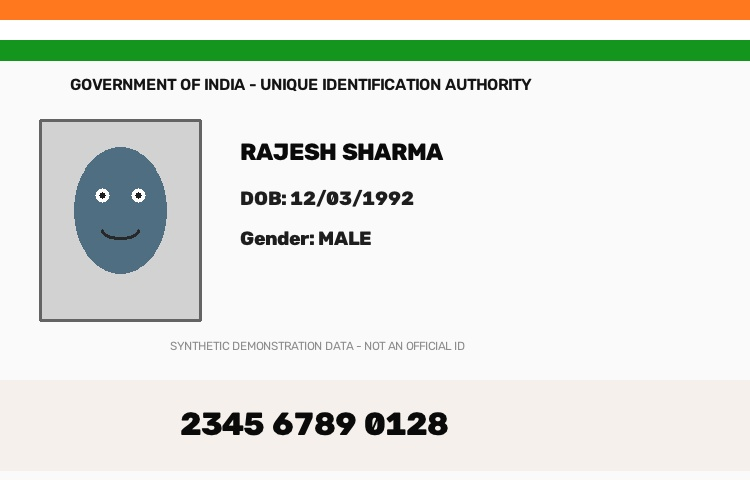
#> input picture backend/data/sample_documents/sample_aadhaar_genuine.jpg, 750 x 480 px
$ python -i ela_analyzer.py   (imports and definitions only)   (Python 2 division)
#> lines starting #> are read from the running program, lines starting #| are printed output that depends on the picture
import io
import cv2  # type: ignore
import numpy as np
from PIL import Image, ImageChops, ImageEnhance  # type: ignore
from typing import Dict, Any, Tuple

class ELAAnalyzer:
    """
    Performs Error Level Analysis (ELA) using Pillow to detect JPEG re-compression
    and digital manipulation anomalies.
    """

    def analyze(self, image_np: np.ndarray, jpeg_quality: int = 90) -> Tuple[float, np.ndarray, float, list[str], Dict[str, Any]]:
        """
        1. Resaves input image in memory at specified JPEG quality (90%).
        2. Computes absolute difference between original and recompressed image.
        3. Amplifies pixel differences.
        4. Calculates mean ELA anomaly score (0-100) and returns colorized ELA heatmap.
        Returns: (ela_score, heatmap_colored, confidence, flags, metadata)
        """
        flags = []
        metadata = {}

        if image_np is None or image_np.size == 0:
            return 0.0, np.zeros((100, 100, 3), dtype=np.uint8), 0.5, ["No image data for ELA"], metadata

        # Convert OpenCV BGR to PIL RGB
        orig_pil = Image.fromarray(cv2.cvtColor(image_np, cv2.COLOR_BGR2RGB))

        # Re-compress in memory
        buffer = io.BytesIO()
        orig_pil.save(buffer, "JPEG", quality=jpeg_quality)
        buffer.seek(0)
        recompressed_pil = Image.open(buffer)

        # Calculate absolute difference
        ela_pil = ImageChops.difference(orig_pil, recompressed_pil)

        # Extrema scaling & enhancement
        extrema = ela_pil.getextrema()
        max_diff = max([ex[1] for ex in extrema]) if extrema else 1
        scale = 255.0 / max(max_diff, 1)

        ela_enhanced = ImageEnhance.Brightness(ela_pil).enhance(scale * 0.7)
        ela_np = np.array(ela_enhanced)

        # Calculate mean ELA score
        gray_ela = cv2.cvtColor(ela_np, cv2.COLOR_RGB2GRAY)
        mean_diff = float(np.mean(gray_ela))
        std_diff = float(np.std(gray_ela))

        # Normalize score (0-100)
        ela_score = round(min(100.0, (mean_diff * 2.5) + (std_diff * 1.2)), 2)
        confidence = 0.75

        # Generate JET colorized heatmap
        heatmap_colored = cv2.applyColorMap(gray_ela, cv2.COLORMAP_JET)

        if ela_score > 35.0:
            flags.append(
                f"Potential manipulation indicator: Elevated ELA re-compression noise ({ela_score}/100) detected."
            )

        metadata = {
            "mean_pixel_difference": round(mean_diff, 2),
            "pixel_std_dev": round(std_diff, 2),
            "jpeg_recompression_quality": jpeg_quality,
            "max_difference_detected": max_diff
        }

        return ela_score, heatmap_colored, confidence, flags, metadata

>>> import cv2
>>> picture = cv2.imread('../../../data/sample_documents/sample_aadhaar_genuine.jpg', cv2.IMREAD_GRAYSCALE)
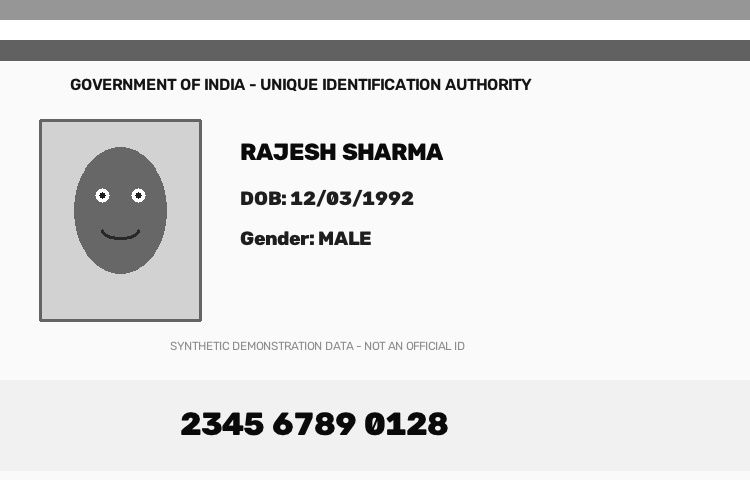
#> picture: shape (480, 750); min 2, max 255, mean 223.7
>>> result = ELAAnalyzer().analyze(picture)
#> in analyze, `ela_pil = ImageChops.difference(orig_pil, recompressed_pil)`:
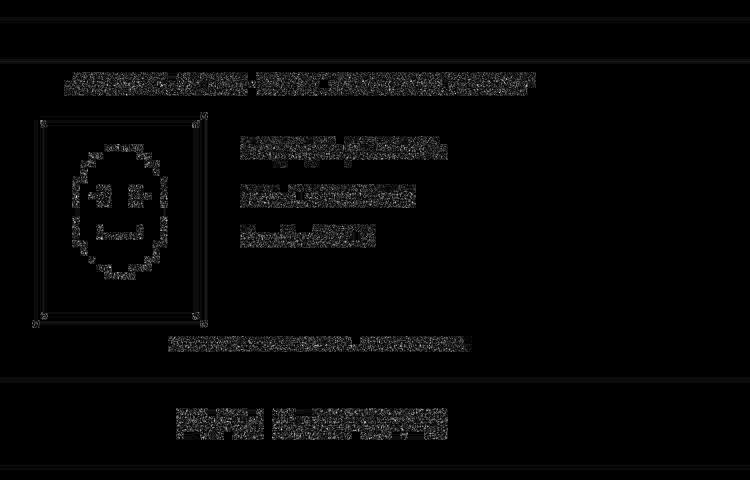
#> ela_pil: PIL image 750x480 RGB; min 0, max 20, mean 0.421; drawn with min black and max white
#> in analyze, `extrema = ela_pil.getextrema()`: extrema = ((0, 20), (0, 20), (0, 20))
#> in analyze, `max_diff = max([ex[1] for ex in extrema]) if extrema else 1`: max_diff = 20
#> in analyze, `scale = 255.0 / max(max_diff, 1)`: scale = 12.75
#> in analyze, `mean_diff = float(np.mean(gray_ela))`: mean_diff = 3.63
#> in analyze, `std_diff = float(np.std(gray_ela))`: std_diff = 11.62
#> in analyze, `ela_score = round(min(100.0, (mean_diff * 2.5) + (std_diff * 1.2)), 2)`: ela_score = 23.02
#> in analyze, `heatmap_colored = cv2.applyColorMap(gray_ela, cv2.COLORMAP_JET)`:
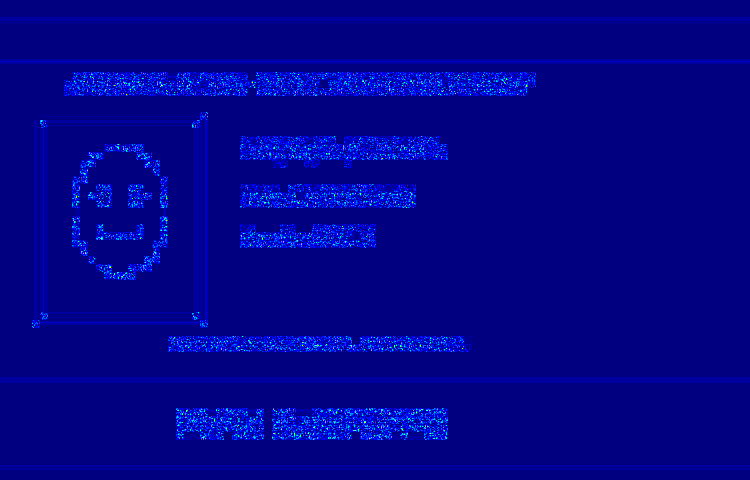
#> heatmap_colored: shape (480, 750, 3); mean B, G, R 139.1, 3.2, 0.1
#> in analyze, `metadata = { "mean_pixel_difference": round(mean_diff, 2), "pixel_std_..`: metadata = {'mean_pixel_difference': 3.63, 'pixel_std_dev': 11.62, 'jpeg_recompression_quality': 90, 'max_difference_detected': 20}
#> result = 5 items
